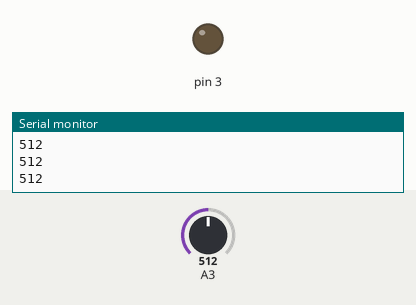
The sketch below on a simulated Arduino Uno, built with avr-gcc and run on an emulated ATmega328P. Shown: output pins drawn as LEDs (lit = HIGH), the last lines printed to the serial monitor. Inputs (shaded band) come from the test bench; at power-on: A3 = 512.

Above: at 1.3 s.
1.4 s: A3 set to 215
3.2 s: A3 set to 184
At 4.8 s:
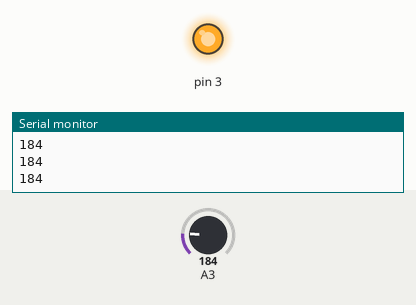
5.5 s: A3 set to 210
At 6.3 s:
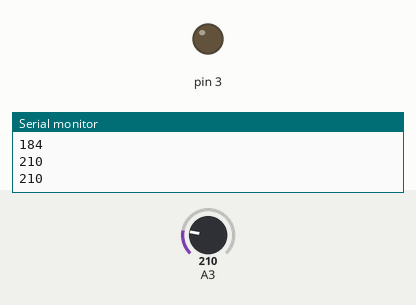
7.5 s: A3 set to 190
At 9.1 s:
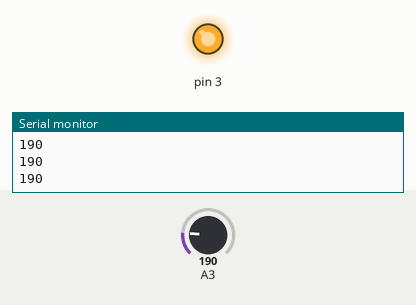
Timing chart, 0 to 10.5 s (numbered marks = the images above; inputs shaded):
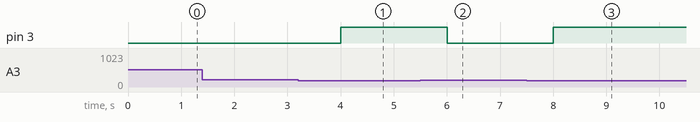

Measured:
- the behaviour switches between 200 and 199 on A3 (found by bisection; images 0 and 1)
- after the input at 3.2 s, pin 3: LOW → HIGH after 0.80 s
- after the input at 5.5 s, pin 3: HIGH → LOW after 0.50 s
- after the input at 7.5 s, pin 3: LOW → HIGH after 0.50 s

The sketch:

ArduinoNightLight.ino
```cpp
void setup() {
Serial.begin(9600);
pinMode(3, OUTPUT);
}
void loop() {
int sensorValue = analogRead(A3);
Serial.println (sensorValue);
delay(500);
if (sensorValue < 200) { // To change the point at which the light turns on change this value.
digitalWrite(3, HIGH);
}
else {
digitalWrite(3,LOW);
}
}
```
